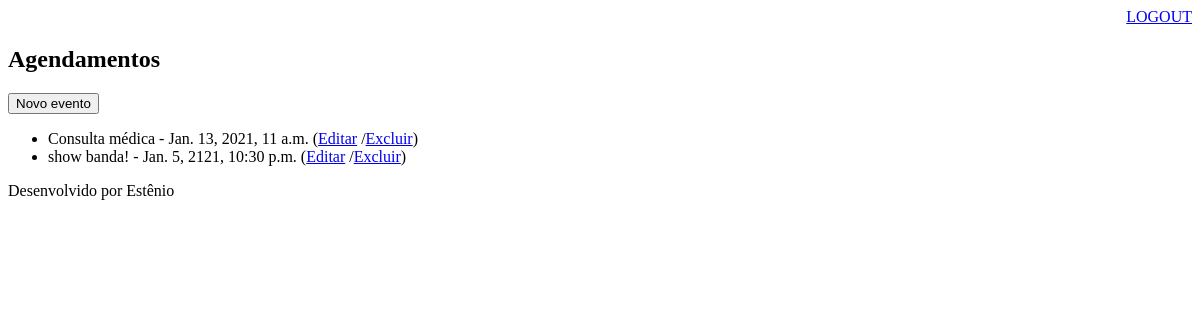
The app's page /agenda/ (signed in), older data.
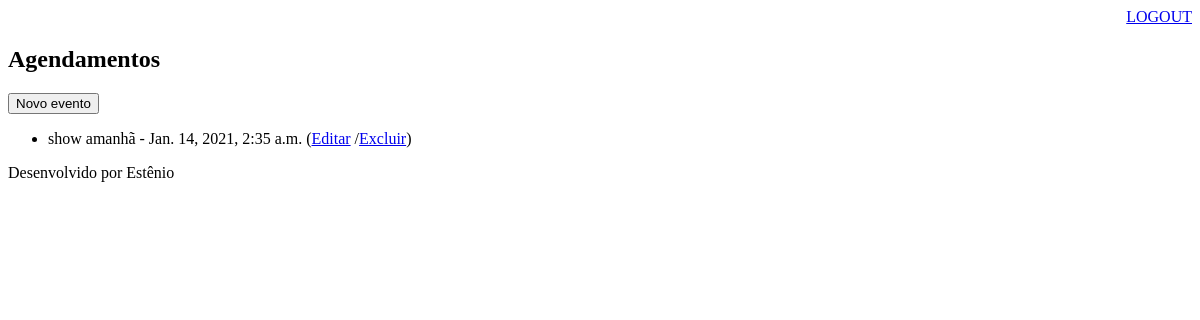
The same page, newer data.
### core/models.py (models this page shows, shortened)
class Evento(models.Model):
    titulo = models.CharField(max_length=100)
    descricao = models.TextField(blank=True, null=True)
    data_evento = models.DateTimeField(verbose_name='Data do Evento')
    data_criacao = models.DateTimeField(auto_now=True)
    usuario = models.ForeignKey(User, on_delete=models.CASCADE)
    class Meta:
        db_table = 'evento'
    def get_evento_atrasado(self):
        if self.data_evento < datetime.now():
            return True
        else:
            return False

### core/views.py (the view)
# urls.py: path('agenda/', views.lista_eventos),
@login_required(login_url='/login/')
def lista_eventos(request):
    usuario = request.user
    data_atual = datetime.now() - timedelta(hours=1)
    evento = Evento.objects.filter(usuario=usuario,
                                   data_evento__gt=data_atual)
    dados = {'eventos': evento}
    return render(request, 'agenda.html', dados)

### templates/agenda.html
{% extends "model-page.html" %}
{% block content %}
<h2>Agendamentos</h2>
<a href="evento/">
    <button type="submit">Novo evento</button>
</a>
<ul>
    {% for evento in eventos %}
    <li>
        <div style={% if evento.get_evento_atrasado %} "color:red" {% endif %}>
            {{evento.titulo}} - {{evento.data_evento}}
            (<a href="evento/?id={{ evento.id }}">Editar</a>
            /<a href="evento/delete/{{ evento.id }}/">Excluir</a>)
        </div>
    </li>
    {% endfor %}
</ul>
{% endblock %}

### templates/model-page.html
<!DOCTYPE html>
<html lang="pt-br">
<head>
    {% include "model-header.html" %}
</head>
<body>
    {% block content %}
    {% endblock %}
    {% include "model-footer.html" %}
</body>
</html>

### templates/model-header.html (shortened to what this page needs)
<div align="right">
    <a href="/logout">LOGOUT</a>
</div>
<link rel="stylesheet" href="">

### templates/model-footer.html
<p>Desenvolvido por Estênio</p>

Row changes from the older to the newer data that the page shows:
no longer on this page (row edited): Evento: titulo "Consulta médica", data_evento "Jan. 13, 2021, 11 a.m."
no longer on this page (row edited): Evento: titulo "show banda!", data_evento "Jan. 5, 2121, 10:30 p.m."
added Evento: titulo "show amanhã", data_evento "Jan. 14, 2021, 2:35 a.m."
